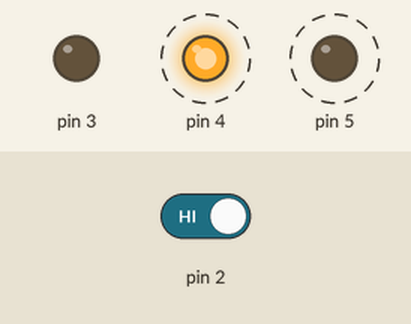
The sketch below on a simulated Arduino Uno, built with avr-gcc and run on an emulated ATmega328P. Parts: output pins drawn as LEDs (lit = HIGH). Dashed ring = blinking. The inputs (shaded band) are chosen by the test bench; at power-on: pin 2 HIGH.

Above: at 1.4 s.
1.5 s: pin 2 driven LOW
At 1.62 s:
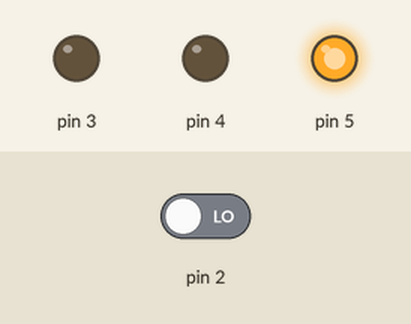
At 2.3 s:
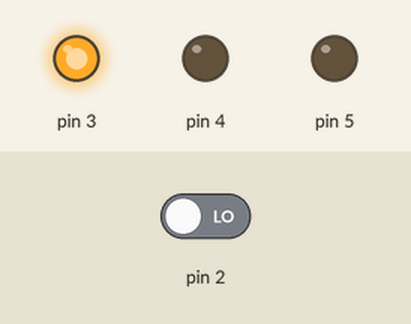
3.2 s: pin 2 driven HIGH
At 3.32 s:
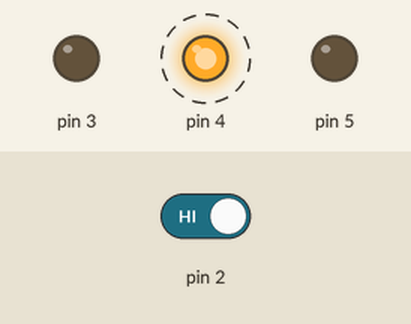
Timing chart, 0 to 12.2 s (numbered marks = the images above; inputs shaded):
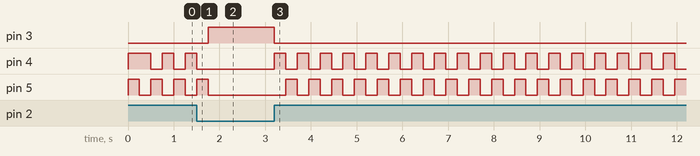

Measured:
- after the input at 1.5 s, pin 3: LOW → HIGH after 0.25 s; pin 4: goes on until 1.5 s, then stays LOW; pin 5: goes on until 1.8 s, then stays LOW
- after the input at 3.2 s, pin 3: HIGH → LOW at once; pin 4: alternates HIGH for 0.25 s and LOW for 0.25 s, starting at once; pin 5: alternates HIGH for 0.25 s and LOW for 0.25 s, starting after 0.25 s
- by itself, pin 4, pin 5: alternates HIGH for 0.25 s and LOW for 0.25 s

The sketch:

blinkingConsole.ino
```cpp
void setup() {
  pinMode(2, INPUT);
  pinMode(3, OUTPUT);
  pinMode(4, OUTPUT);
  pinMode(5, OUTPUT);

  // Blink red LEDs
  digitalWrite(4, HIGH);
  digitalWrite(5, HIGH);

  delay(250);
}

void loop() {

  if (digitalRead(2) == LOW) {

    digitalWrite(3, HIGH);
    digitalWrite(4, LOW);
    digitalWrite(5, LOW);

  } else {

    digitalWrite(3, LOW);
    digitalWrite(4, HIGH);
    digitalWrite(5, LOW);

    delay(250);

    digitalWrite(4, LOW);
    digitalWrite(5, HIGH);

    delay(250);
  }

}
```
